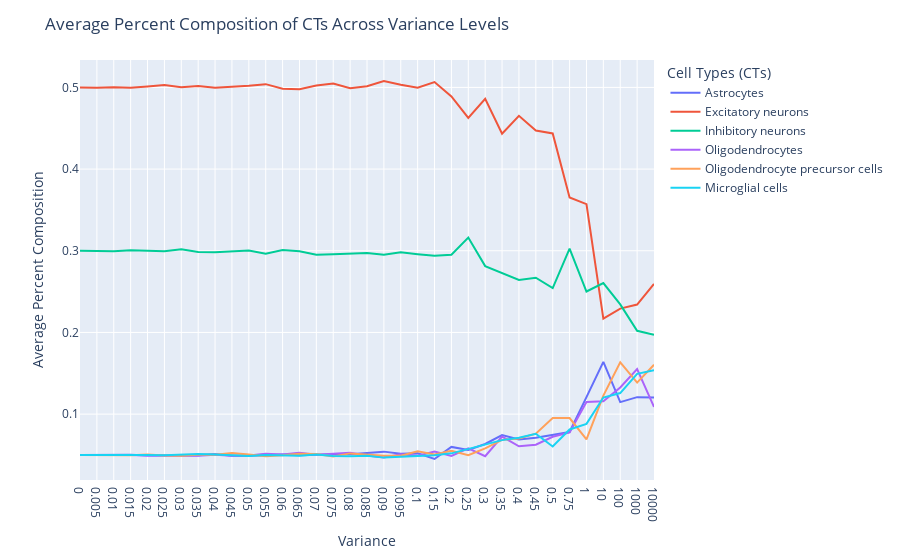

Source (notebook cell):
### Code cell
fig = px.line(melted, x = 'variable', y = 'value', color = 'index')

fig.update_layout(title = "Average Percent Composition of CTs Across Variance Levels")

# Update x-axis and y-axis labels
fig.update_xaxes(title_text='Variance')
fig.update_yaxes(title_text='Average Percent Composition')
fig.update_layout(legend_title_text='Cell Types (CTs)')

### Figure 1 — Plotly figure (JSON) as saved in the notebook; plotly's stock layout.template omitted (floating-point values rounded to 4 significant figures)
{"data": [{"hovertemplate": "index=Astrocytes<br>variable=%{x}<br>value=%{y}<extra></extra>", "legendgroup": "Astrocytes", "line": {"color": "#636efa", "dash": "solid"}, "marker": {"symbol": "circle"}, "mode": "lines", "name": "Astrocytes", "orientation": "v", "showlegend": true, "type": "scatter", "x": ["0", "0.005", "0.01", "0.015", "0.02", "0.025", "0.03", "0.035", "0.04", "0.045", "0.05", "0.055", "0.06", "0.065", "0.07", "0.075", "0.08", "0.085", "0.09", "0.095", "0.1", "0.15", "0.2", "0.25", "0.3", "0.35", "0.4", "0.45", "0.5", "0.75", "1", "10", "100", "1000", "10000"], "xaxis": "x", "y": [0.05, 0.05009, 0.0501, 0.05024, 0.04928, 0.04922, 0.04933, 0.04954, 0.0513, 0.04907, 0.04902, 0.0499, 0.05072, 0.04965, 0.05053, 0.05092, 0.05101, 0.05296, 0.05409, 0.05144, 0.0521, 0.04507, 0.05986, 0.056, 0.06345, 0.07445, 0.06885, 0.07097, 0.07426, 0.07812, 0.1208, 0.164, 0.1147, 0.1208, 0.1202], "yaxis": "y"}, {"hovertemplate": "index=Excitatory neurons<br>variable=%{x}<br>value=%{y}<extra></extra>", "legendgroup": "Excitatory neurons", "line": {"color": "#EF553B", "dash": "solid"}, "marker": {"symbol": "circle"}, "mode": "lines", "name": "Excitatory neurons", "orientation": "v", "showlegend": true, "type": "scatter", "x": ["0", "0.005", "0.01", "0.015", "0.02", "0.025", "0.03", "0.035", "0.04", "0.045", "0.05", "0.055", "0.06", "0.065", "0.07", "0.075", "0.08", "0.085", "0.09", "0.095", "0.1", "0.15", "0.2", "0.25", "0.3", "0.35", "0.4", "0.45", "0.5", "0.75", "1", "10", "100", "1000", "10000"], "xaxis": "x", "y": [0.5, 0.4995, 0.5001, 0.4995, 0.5011, 0.5029, 0.5003, 0.5016, 0.4995, 0.5004, 0.502, 0.504, 0.4985, 0.4979, 0.5023, 0.5048, 0.4991, 0.5014, 0.5078, 0.5033, 0.4997, 0.5065, 0.489, 0.4626, 0.4859, 0.4432, 0.4652, 0.4473, 0.4436, 0.3653, 0.3571, 0.2168, 0.2291, 0.2342, 0.2594], "yaxis": "y"}, {"hovertemplate": "index=Inhibitory neurons<br>variable=%{x}<br>value=%{y}<extra></extra>", "legendgroup": "Inhibitory neurons", "line": {"color": "#00cc96", "dash": "solid"}, "marker": {"symbol": "circle"}, "mode": "lines", "name": "Inhibitory neurons", "orientation": "v", "showlegend": true, "type": "scatter", "x": ["0", "0.005", "0.01", "0.015", "0.02", "0.025", "0.03", "0.035", "0.04", "0.045", "0.05", "0.055", "0.06", "0.065", "0.07", "0.075", "0.08", "0.085", "0.09", "0.095", "0.1", "0.15", "0.2", "0.25", "0.3", "0.35", "0.4", "0.45", "0.5", "0.75", "1", "10", "100", "1000", "10000"], "xaxis": "x", "y": [0.3, 0.3002, 0.2995, 0.3007, 0.2996, 0.2993, 0.3018, 0.2986, 0.2981, 0.2993, 0.3003, 0.2963, 0.3009, 0.2993, 0.2951, 0.2958, 0.2968, 0.2971, 0.2951, 0.298, 0.2959, 0.2939, 0.2952, 0.3161, 0.2812, 0.2731, 0.2642, 0.2671, 0.2542, 0.3025, 0.2501, 0.2605, 0.2343, 0.202, 0.1973], "yaxis": "y"}, {"hovertemplate": "index=Oligodendrocytes<br>variable=%{x}<br>value=%{y}<extra></extra>", "legendgroup": "Oligodendrocytes", "line": {"color": "#ab63fa", "dash": "solid"}, "marker": {"symbol": "circle"}, "mode": "lines", "name": "Oligodendrocytes", "orientation": "v", "showlegend": true, "type": "scatter", "x": ["0", "0.005", "0.01", "0.015", "0.02", "0.025", "0.03", "0.035", "0.04", "0.045", "0.05", "0.055", "0.06", "0.065", "0.07", "0.075", "0.08", "0.085", "0.09", "0.095", "0.1", "0.15", "0.2", "0.25", "0.3", "0.35", "0.4", "0.45", "0.5", "0.75", "1", "10", "100", "1000", "10000"], "xaxis": "x", "y": [0.05, 0.05008, 0.05005, 0.04982, 0.04927, 0.0496, 0.04902, 0.049, 0.05038, 0.04904, 0.04933, 0.05151, 0.05045, 0.05262, 0.05023, 0.05162, 0.05276, 0.04927, 0.04704, 0.05079, 0.04901, 0.05411, 0.04884, 0.05801, 0.04852, 0.07254, 0.06064, 0.06259, 0.07225, 0.07767, 0.1149, 0.1158, 0.1326, 0.1551, 0.1088], "yaxis": "y"}, {"hovertemplate": "index=Oligodendrocyte precursor cells<br>variable=%{x}<br>value=%{y}<extra></extra>", "legendgroup": "Oligodendrocyte precursor cells", "line": {"color": "#FFA15A", "dash": "solid"}, "marker": {"symbol": "circle"}, "mode": "lines", "name": "Oligodendrocyte precursor cells", "orientation": "v", "showlegend": true, "type": "scatter", "x": ["0", "0.005", "0.01", "0.015", "0.02", "0.025", "0.03", "0.035", "0.04", "0.045", "0.05", "0.055", "0.06", "0.065", "0.07", "0.075", "0.08", "0.085", "0.09", "0.095", "0.1", "0.15", "0.2", "0.25", "0.3", "0.35", "0.4", "0.45", "0.5", "0.75", "1", "10", "100", "1000", "10000"], "xaxis": "x", "y": [0.05, 0.04995, 0.05017, 0.04974, 0.05069, 0.04921, 0.04902, 0.05013, 0.05028, 0.05237, 0.05058, 0.04836, 0.04956, 0.05139, 0.05122, 0.04827, 0.05194, 0.05031, 0.04911, 0.04895, 0.05463, 0.05069, 0.05516, 0.04976, 0.05806, 0.0685, 0.07007, 0.07608, 0.09533, 0.09519, 0.06901, 0.1227, 0.1634, 0.1386, 0.1605], "yaxis": "y"}, {"hovertemplate": "index=Microglial cells<br>variable=%{x}<br>value=%{y}<extra></extra>", "legendgroup": "Microglial cells", "line": {"color": "#19d3f3", "dash": "solid"}, "marker": {"symbol": "circle"}, "mode": "lines", "name": "Microglial cells", "orientation": "v", "showlegend": true, "type": "scatter", "x": ["0", "0.005", "0.01", "0.015", "0.02", "0.025", "0.03", "0.035", "0.04", "0.045", "0.05", "0.055", "0.06", "0.065", "0.07", "0.075", "0.08", "0.085", "0.09", "0.095", "0.1", "0.15", "0.2", "0.25", "0.3", "0.35", "0.4", "0.45", "0.5", "0.75", "1", "10", "100", "1000", "10000"], "xaxis": "x", "y": [0.05, 0.05015, 0.05006, 0.05, 0.05006, 0.04972, 0.05049, 0.0511, 0.05042, 0.04986, 0.04872, 0.04994, 0.04992, 0.04917, 0.05056, 0.04859, 0.04845, 0.04897, 0.04676, 0.04745, 0.04875, 0.04964, 0.05197, 0.05749, 0.0628, 0.06817, 0.071, 0.07601, 0.06032, 0.0812, 0.08807, 0.1203, 0.1258, 0.1493, 0.1539], "yaxis": "y"}], "layout": {"legend": {"title": {"text": "Cell Types (CTs)"}, "tracegroupgap": 0}, "margin": {"t": 60}, "title": {"text": "Average Percent Composition of CTs Across Variance Levels"}, "xaxis": {"anchor": "y", "domain": [0, 1], "title": {"text": "Variance"}}, "yaxis": {"anchor": "x", "domain": [0, 1], "title": {"text": "Average Percent Composition"}}}}
